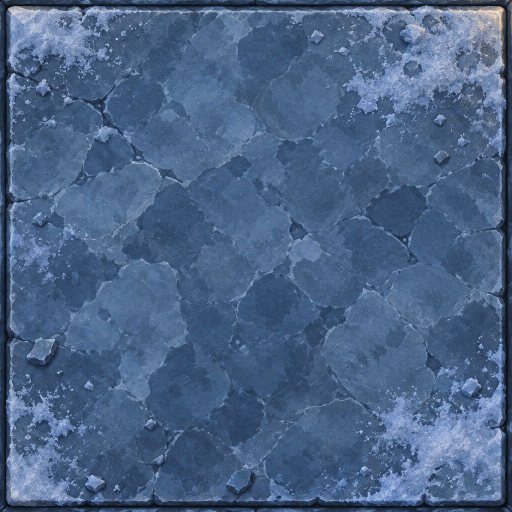
#> input picture build_tools/dungeons/frostspire_src/floor_a_2.jpg, 1024 x 1024 px, given in place of frost_patch.jpg, which was not available (shown at 1/2 size)
$ python build_frostspire_fx.py
#> lines starting #> are read from the running program, lines starting #| are printed output that depends on the picture; after the words box and inside, x2 and y2 are one past the last pixel; in counts of white or black regions, pixels touching at a corner belong together; pictures that were not available may be replaced by others from this repository, and a replacement may not be noted
### build_tools/dungeons/gkit.py
"""Shared helpers for the dungeon art kit builders (Old Granary Cellar first).

Everything here works on float32 numpy images.

* Chroma key: the paintings are made on flat pure green (about RGB 5,250,4).
  Alpha is estimated from the green excess, colour is un-mixed from the green
  (so no green fringe survives), the image is area-downsampled in
  premultiplied space, then alpha is cut to binary 0/255 and RGB is zeroed
  under alpha 0.
* Iso projection: a top-down square texture is mapped onto the 64x32 board
  diamond (top tip = texture corner (0,0), +x runs to the right tip).
"""
from __future__ import annotations

import json
import os

import cv2
import numpy as np
from PIL import Image

GREEN = np.array([5.0, 250.0, 4.0], np.float32)
HERE = os.path.dirname(os.path.abspath(__file__))
REPO = os.path.abspath(os.path.join(HERE, "..", ".."))
# Dungeon id -> its folder of chosen source paintings (next to this file).
DUNGEONS = {"old_granary_cellar": "granary_src", "frostspire_archive": "frostspire_src", "saltmaw_grotto": "saltmaw_src", "drowned_abbey": "abbey_src", "heart_of_the_blight": "blight_src"}
# GKIT_OUT_ROOT redirects every builder's output (used by check_granary_repro.py).
OUT_ROOT = os.environ.get("GKIT_OUT_ROOT") or os.path.join(REPO, "art", "pc", "dungeons")
DUNGEON = "old_granary_cellar"
SRC = os.path.join(HERE, "granary_src")
OUT = os.path.join(OUT_ROOT, DUNGEON)


def use(dungeon: str) -> None:
    """Point SRC/OUT (and so load_rgb, rel and every builder) at one dungeon."""
    global DUNGEON, SRC, OUT
    DUNGEON = dungeon
    SRC = os.path.join(HERE, DUNGEONS[dungeon])
    OUT = os.path.join(OUT_ROOT, dungeon)


# Open-world monster kits (package Z1): sources and output per level zone.
WORLD_ZONES = {"stoneford": "stoneford_src"}
WORLD_OUT_ROOT = os.environ.get("GKIT_WORLD_OUT_ROOT") or os.path.join(REPO, "art", "pc", "world")


# [6 lines left out: function use_world, not called in this run]


def load_rgb(name: str) -> np.ndarray:
    path = name if os.path.isabs(name) else os.path.join(SRC, name)
    return np.asarray(Image.open(path).convert("RGB"), np.float32)


def key_green(rgb: np.ndarray, lo: float = 18.0, hi: float = 200.0) -> np.ndarray:
    """RGB (0..255) on flat green -> premultiplied RGBA float (0..1).

    alpha = 1 at green excess <= lo, 0 at >= hi (excess = g - max(r, b)).
    The foreground colour is un-mixed from the known green and its green is
    clamped to max(r, b) + 12 on any partly-keyed pixel (despill).
    """
    r, g, b = rgb[..., 0], rgb[..., 1], rgb[..., 2]
    ex = g - np.maximum(r, b)
    a = 1.0 - np.clip((ex - lo) / (hi - lo), 0.0, 1.0)
    a = a.astype(np.float32)
    safe = np.maximum(a, 1e-3)[..., None]
    fg = (rgb - (1.0 - a[..., None]) * GREEN) / safe
    fg = np.clip(fg, 0, 255)
    part = a < 0.999
    cap = np.maximum(fg[..., 0], fg[..., 2]) + 12.0
    fg[..., 1] = np.where(part, np.minimum(fg[..., 1], cap), fg[..., 1])
    # Spill on solid pixels right next to the background.
    near = cv2.dilate((a < 0.5).astype(np.uint8), np.ones((5, 5), np.uint8)) > 0
    cap2 = np.maximum(fg[..., 0], fg[..., 2]) + 25.0
    fg[..., 1] = np.where(near, np.minimum(fg[..., 1], cap2), fg[..., 1])
    out = np.zeros(rgb.shape[:2] + (4,), np.float32)
    out[..., :3] = fg / 255.0 * a[..., None]
    out[..., 3] = a
    return out


MAGENTA = np.array([249.0, 3.0, 250.0], np.float32)


def key_magenta(rgb: np.ndarray, lo: float = 18.0, hi: float = 200.0) -> np.ndarray:
    """Like key_green, for paintings on flat magenta (used where the piece itself is green)."""
    r, g, b = rgb[..., 0], rgb[..., 1], rgb[..., 2]
    ex = np.minimum(r, b) - g
    a = 1.0 - np.clip((ex - lo) / (hi - lo), 0.0, 1.0)
    a = a.astype(np.float32)
    safe = np.maximum(a, 1e-3)[..., None]
    fg = np.clip((rgb - (1.0 - a[..., None]) * MAGENTA) / safe, 0, 255)
    near = cv2.dilate((a < 0.5).astype(np.uint8), np.ones((5, 5), np.uint8)) > 0
    near |= a < 0.999
    spill = np.maximum(np.minimum(fg[..., 0], fg[..., 2]) - fg[..., 1] - 10.0, 0.0)
    fg[..., 0] = np.where(near, fg[..., 0] - spill, fg[..., 0])
    fg[..., 2] = np.where(near, fg[..., 2] - spill, fg[..., 2])
    out = np.zeros(rgb.shape[:2] + (4,), np.float32)
    out[..., :3] = fg / 255.0 * a[..., None]
    out[..., 3] = a
    return out


# [12 lines left out: function despill_magenta, not called in this run]


def key_auto(rgb: np.ndarray) -> np.ndarray:
    c = rgb[:8, :8].reshape(-1, 3).mean(0)
    return key_magenta(rgb) if c[0] > 150 and c[2] > 150 and c[1] < 80 else key_green(rgb)


def clean_alpha(prem: np.ndarray, min_island: int = 400, fill_holes: int = 60) -> np.ndarray:
    """Drop small floating islands and fill pin holes (source resolution)."""
    a = (prem[..., 3] > 0.5).astype(np.uint8)
    n, lab, stats, _ = cv2.connectedComponentsWithStats(a, 8)
    keep = np.zeros(n, bool)
    for i in range(1, n):
        keep[i] = stats[i, cv2.CC_STAT_AREA] >= min_island
    mask = keep[lab]
    out = prem.copy()
    out[~mask] = 0
    if fill_holes:
        inv = (~mask).astype(np.uint8)
        n2, lab2, st2, _ = cv2.connectedComponentsWithStats(inv, 4)
        for i in range(1, n2):
            if st2[i, cv2.CC_STAT_AREA] < fill_holes:
                hole = lab2 == i
                blur = cv2.blur(out, (7, 7))
                wa = np.maximum(blur[..., 3:4], 1e-3)
                out[hole] = np.concatenate([blur[..., :3][hole] / wa[hole], np.ones((hole.sum(), 1), np.float32)], 1)
    return out


def crop_bbox(prem: np.ndarray, pad: int = 0):
    ys, xs = np.nonzero(prem[..., 3] > 0.02)
    y0, y1, x0, x1 = ys.min(), ys.max() + 1, xs.min(), xs.max() + 1
    y0, x0 = max(0, y0 - pad), max(0, x0 - pad)
    y1, x1 = min(prem.shape[0], y1 + pad), min(prem.shape[1], x1 + pad)
    return prem[y0:y1, x0:x1], (x0, y0, x1, y1)


def resize_prem(prem: np.ndarray, w: int, h: int) -> np.ndarray:
    interp = cv2.INTER_AREA if w < prem.shape[1] else cv2.INTER_CUBIC
    out = cv2.resize(prem, (int(w), int(h)), interpolation=interp)
    return np.clip(out, 0, 1)


def binarize(prem: np.ndarray, thr: float = 0.5) -> np.ndarray:
    """Premultiplied float -> straight uint8 RGBA with alpha 0/255, RGB 0 under 0."""
    a = prem[..., 3]
    on = a >= thr
    rgb = prem[..., :3] / np.maximum(a, 1e-4)[..., None]
    rgb = np.clip(rgb * 255.0 + 0.5, 0, 255).astype(np.uint8)
    out = np.zeros(prem.shape[:2] + (4,), np.uint8)
    out[..., :3] = np.where(on[..., None], rgb, 0)
    out[..., 3] = np.where(on, 255, 0)
    return out


def save_png(path: str, rgba: np.ndarray) -> None:
    os.makedirs(os.path.dirname(path), exist_ok=True)
    Image.fromarray(rgba).save(path, optimize=True)


def grade(prem: np.ndarray, mul=(1.0, 1.0, 1.0), sat: float = 1.0, gamma: float = 1.0) -> np.ndarray:
    """Colour grade a premultiplied image in straight space."""
    a = prem[..., 3:4]
    rgb = prem[..., :3] / np.maximum(a, 1e-4)
    lum = (rgb * np.array([0.299, 0.587, 0.114], np.float32)).sum(-1, keepdims=True)
    rgb = lum + (rgb - lum) * sat
    rgb = np.clip(rgb, 0, 1) ** gamma
    rgb = rgb * np.array(mul, np.float32)
    return np.concatenate([np.clip(rgb, 0, 1) * a, a], -1)


# ---------------------------------------------------------------- iso tiles

# [33 lines left out: functions diamond_mask, project_square, not called in this run]


def rel(path: str) -> str:
    return os.path.relpath(path, OUT).replace(os.sep, "/")


# [5 lines left out: function write_json, not called in this run]

### build_tools/dungeons/fx_kit.py
"""Shared builders for small effect pieces: one-cell floor hazard decals (the Granary's
toxic pool, the Frostspire frost patch) and projectile / impact sprites cut from a 2x2
sheet. Defaults are the Granary's; its output must stay byte-identical.
"""
import os

import cv2
import numpy as np

import gkit
from board_kit import addglow


def path(rel, two=False):
    d, f = os.path.split(rel)
    return os.path.join(gkit.OUT, d, "_2x", f) if two else os.path.join(gkit.OUT, rel)


def cell_decal(src, rel, grade=None, inset=0.93, lo=0.45, span=0.35, glow_col=(0.5, 1.0, 0.15), gain=(5, 3.2, 1.5, 0.8),
               min_island=40, bright_fn=None):
    """A top-down painting on a key colour -> a 64x32 (128x64 _2x) cell decal plus a 96x56 additive glow.
    Returns (file, glow_file)."""
    rgb = gkit.load_rgb(src)
    prem = gkit.clean_alpha(gkit.key_auto(rgb), min_island=min_island)
    if grade:
        prem = gkit.grade(prem, **grade)
    prem = cv2.resize(prem, (768, 768), interpolation=cv2.INTER_AREA)
    if bright_fn is None:
        lum = rgb.mean(-1) / 255.0
        bright = np.clip((lum - lo) / span, 0, 1).astype(np.float32)
    else:
        bright = bright_fn(rgb / 255.0).astype(np.float32)
    bright = cv2.resize(bright, (768, 768), interpolation=cv2.INTER_AREA) * prem[..., 3]
    grel = rel.replace(".png", "_glow.png")
    for k, two in ((1, False), (2, True)):
        W, H = 64 * k, 32 * k
        ss = 4
        ys, xs = np.mgrid[0:H * ss, 0:W * ss].astype(np.float32) + 0.5
        px = (xs - W * ss / 2) / (W * ss / 2)
        py = ys / (H * ss / 2)
        # Slight inset so the splashes stay inside the cell diamond.
        s = ((px + py) / 2.0 - 0.5) * inset + 0.5
        t = ((py - px) / 2.0 - 0.5) * inset + 0.5
        mx = (np.clip(s, 0, 1) * 767).astype(np.float32)
        my = (np.clip(t, 0, 1) * 767).astype(np.float32)
        big = cv2.remap(prem, mx, my, cv2.INTER_LINEAR, borderMode=cv2.BORDER_CONSTANT, borderValue=0)
        big[(s < 0) | (s > 1) | (t < 0) | (t > 1)] = 0
        im = gkit.binarize(cv2.resize(big, (W, H), interpolation=cv2.INTER_AREA))
        gkit.save_png(path(rel, two), im)
        gb = cv2.remap(bright, mx, my, cv2.INTER_LINEAR, borderMode=cv2.BORDER_CONSTANT, borderValue=0)
        gs = cv2.resize(gb, (W, H), interpolation=cv2.INTER_AREA)
        can = np.zeros((56 * k, 96 * k), np.float32)
        oy = 12 * k
        can[oy:oy + H, 16 * k:16 * k + W] = gs
        g = np.clip(cv2.GaussianBlur(can, (0, 0), gain[0] * k) * gain[1] + cv2.GaussianBlur(can, (0, 0), gain[2] * k) * gain[3], 0, 1)
        gkit.save_png(path(grel, two), addglow(g, glow_col))
    return rel, grel


def projectile_sheet(src, specs, source_rel):
    """Cut sprites from a 2x2 sheet. specs: list of dicts with
    id, quad (qx, qy), size (1x width), kind ('projectile' | 'impact_effect'), star (None | 5),
    note, keep_main (bool), dust_fix (bool: pull leftover key tint to grey-brown), glow_col (or None).
    Returns the manifest entries."""
    rgb = gkit.load_rgb(src)
    prem = gkit.key_auto(rgb)
    H, W = rgb.shape[:2]
    out_entries = []
    for sp in specs:
        pid = sp["id"]
        qx, qy = sp["quad"]
        if sp.get("box"):  # optional explicit source box (x0, y0, x1, y1) px, for items that cross the sheet's half-lines
            bx0, by0, bx1, by1 = sp["box"]
            q = prem[by0:by1, bx0:bx1].copy()
        else:
            q = prem[qy * H // 2:(qy + 1) * H // 2, qx * W // 2:(qx + 1) * W // 2].copy()
        a = (q[..., 3] > 0.5).astype(np.uint8)
        n, lab, st, _ = cv2.connectedComponentsWithStats(a, 8)
        if sp.get("keep_main", True):
            main = 1 + int(np.argmax(st[1:, 4]))
            q[lab != main] = 0
        else:
            q = gkit.clean_alpha(q, min_island=sp.get("min_island", 6), fill_holes=0)
            if sp.get("dust_fix"):
                # Leftover magenta tint in the soft dust: pull those pixels to the dust's grey-brown.
                a3 = np.maximum(q[..., 3:4], 1e-4)
                c = q[..., :3] / a3
                pink = (c[..., 0] > c[..., 1] + 0.02) & (c[..., 2] > c[..., 1] - 0.03)
                lum = c.mean(-1, keepdims=True)
                dust = lum * np.array(sp.get("dust_col", [1.12, 1.0, 0.84]), np.float32)
                c = np.where(pink[..., None], np.clip(dust, 0, 1), c)
                q[..., :3] = c * a3
        star = sp.get("star") == 5
        rel = ("star5/" if star else "") + "board/projectiles/%s.png" % pid
        crop, _ = gkit.crop_bbox(q, pad=6)
        out = {}
        glow_col = sp.get("glow_col")
        gsize = sp.get("glow_size", 40)
        for k, two in ((1, False), (2, True)):
            tw = sp["size"] * k
            th = max(2, int(round(crop.shape[0] * tw / crop.shape[1])))
            im = gkit.binarize(gkit.resize_prem(crop, tw, th))
            m = 2 * k
            can = np.zeros((th + 2 * m, tw + 2 * m, 4), np.uint8)
            can[m:m + th, m:m + tw] = im
            gkit.save_png(path(rel, two), can)
            out[k] = [can.shape[1], can.shape[0]]
            if glow_col:
                gw = max(gsize, can.shape[1] // k + 16) * k if sp.get("glow_fit") else gsize * k
                gh = max(gsize, can.shape[0] // k + 16) * k if sp.get("glow_fit") else gsize * k
                gc = np.zeros((gh, gw), np.float32)
                al = (can[..., 3] > 0).astype(np.float32)
                y0 = (gh - can.shape[0]) // 2
                x0 = (gw - can.shape[1]) // 2
                gc[y0:y0 + can.shape[0], x0:x0 + can.shape[1]] = al
                g = np.clip(cv2.GaussianBlur(gc, (0, 0), 3 * k) * 1.5 + cv2.GaussianBlur(gc, (0, 0), 8 * k) * 1.4, 0, 1)
                gkit.save_png(path(rel.replace(".png", "_glow.png"), two), addglow(g, glow_col))
                out["g%d" % k] = [gw, gh]
        e = {"id": pid, "kind": sp.get("kind", "projectile"), "star": 5 if star else None,
             "file": rel, "file_2x": os.path.dirname(rel) + "/_2x/" + os.path.basename(rel),
             "size": out[1], "size_2x": out[2],
             "anchor": "centred: draw with the image centre on the flight point (projectile) or the hit point (puff)",
             "source": source_rel}
        if sp.get("note_first"):
            e["note"] = sp["note"]
        if glow_col:
            e["glow"] = rel.replace(".png", "_glow.png")
            e["glow_2x"] = os.path.dirname(rel) + "/_2x/" + os.path.basename(rel).replace(".png", "_glow.png")
            e["glow_size"] = out["g1"]
        if not sp.get("note_first"):
            e["note"] = sp["note"]
        out_entries.append(e)
    return out_entries

### build_tools/dungeons/board_kit.py
"""Generic combat-board kit builder (floor tiles, glowing pads, props, floor decals, backdrops).

One `Board` per dungeon; the per-dungeon scripts (build_granary_board.py,
build_frostspire_board.py) only hold the piece list and the numbers. The
defaults here are the Old Granary Cellar's, and the Granary output must stay
byte-identical (check_granary_repro.py).

Board math is board_view.gd / BoardVisualSort: cell centre
cell_to_local(x, y) = ((x - y) * 32, (x + y) * 16), 64x32 diamonds.

* Floor tiles: top-down slab paintings mapped onto the 64x32 diamond
  (and 128x64 for the 2x master). Each slab is cropped on its painted grout
  line, so neighbouring tiles share a full grout line and tile seamlessly.
  Draw like KoliseoArt full-bleed tiles: centred on the cell centre.
* Props: chroma-keyed paintings, image bottom-centre on the south tip of the
  south-most footprint cell (tile.gd `_paint_prop`).
* Decals (drain grate, rune circle): full footprint-diamond canvas, ground layer.
* Glows: additive RGB, binary alpha, black elsewhere.
* Backdrops: the room shell painting, affinely fitted so its painted key-colour
  floor matches the NxN board diamond, with the board diamond cut out (alpha 0)
  and the dark surround keyed out.
"""
import os

import cv2
import numpy as np

import gkit

WARM = (1.0, 0.66, 0.2)


# [6 lines left out: function key_excess, not called in this run]


def keyer(key):
    return gkit.key_magenta if key == "magenta" else gkit.key_green


def addglow(gray, col):
    g8 = np.clip(gray[..., None] * np.array(col, np.float32) * 255 + 0.5, 0, 255).astype(np.uint8)
    on = g8.max(-1) >= 3
    out = np.zeros(gray.shape + (4,), np.uint8)
    out[..., :3] = np.where(on[..., None], g8, 0)
    out[..., 3] = np.where(on, 255, 0)
    return out


# [42 lines left out: functions grout_crop, fit_floor_corners, not called in this run]


class Board:
    # [5 lines left out: function __init__, not called in this run]

    def _path(self, sub, part, name):
        return os.path.join(self.dir, part, sub, name) if sub else os.path.join(self.dir, part, name)

    # ------------------------------------------------------------ tiles
    # [260 lines left out: functions tile, pad_glow, prop, decal, extend_floor, backdrop, not called in this run]

    def write_meta(self, name):
        gkit.write_json(os.path.join(gkit.HERE, name), self.META)

### build_tools/dungeons/build_frostspire_fx.py
"""Frostspire Archive effect pieces: the Book Wraith's projectiles and the star-5 frost patch.

Outputs under art/pc/dungeons/frostspire_archive/:
  board/projectiles/frost_bolt.png (+ _glow), paper_bolt.png, frost_bolt_impact.png (+ _2x)
  star5/board/projectiles/frost_bolt_frozen.png (+ _glow, + _2x)
  star5/board/frost_patch.png (64x32), _2x/ (128x64), frost_patch_glow.png (96x56 add)
The cutting code is shared (fx_kit.py).
"""
import os
import sys

import numpy as np

sys.path.insert(0, os.path.dirname(os.path.abspath(__file__)))
import gkit  # noqa: E402
import fx_kit  # noqa: E402

META = {"decals": [], "glows": [], "projectiles": []}
SRC_REL = "build_tools/dungeons/frostspire_src/frost_projectiles.jpg"
ICE = (0.42, 0.74, 1.0)
CYAN = (0.3, 0.85, 1.0)


def frost_patch():
    def bright(rgb):
        lum = rgb.mean(-1)
        return np.clip((lum - 0.5) / 0.3, 0, 1) * np.clip((rgb[..., 2] - rgb[..., 0] - 0.1) / 0.25, 0, 1)
    fx_kit.cell_decal("frost_patch.jpg", "star5/board/frost_patch.png", grade={"mul": (0.9, 0.94, 1.0), "sat": 0.95},
                      glow_col=CYAN, gain=(5, 2.6, 1.5, 0.7), bright_fn=bright)
    META["decals"].append({
        "id": "frost_patch", "kind": "floor_decal", "star": 5, "blocks": False, "walkable": True,
        "file": "star5/board/frost_patch.png", "file_2x": "star5/board/_2x/frost_patch.png",
        "size": [64, 32], "size_2x": [128, 64], "footprint_size": [1, 1],
        "anchor": "image centre = cell centre (cell_to_local), same as a floor tile; draw on the ground layer over the floor tile",
        "note": "'Rime Patches': left by the Frozen Archivist (his star-5 special) on 2-3 cells around the hero; fade it in over ~0.3 s and out when it expires",
        "source": "build_tools/dungeons/frostspire_src/frost_patch.jpg",
    })
    META["glows"].append({
        "id": "frost_patch_glow", "for": "frost_patch", "blend": "add", "star": 5,
        "file": "star5/board/frost_patch_glow.png", "file_2x": "star5/board/_2x/frost_patch_glow.png",
        "size": [96, 56], "size_2x": [192, 112],
        "anchor": "image centre = cell centre + (0, -4) at 1x (draw at cell_to_local - (48, 32)); pulse modulate 0.6..1.0",
    })


def projectiles():
    fly = ("frost bolt: points along +x; rotate it to the flight direction and fly it straight (no arc) from the release point "
           "to the target at ~420 px/s board scale, with its glow (add) on top; paper_bolt is an alternative look (a frost-edged paper dart)")
    specs = [
        {"id": "frost_bolt", "quad": (0, 0), "size": 30, "glow_col": ICE, "glow_fit": True, "note": fly},
        {"id": "paper_bolt", "quad": (1, 0), "size": 26, "note": fly},
        {"id": "frost_bolt_impact", "quad": (0, 1), "size": 46, "kind": "impact_effect", "keep_main": False, "dust_fix": True,
         "dust_col": [0.92, 1.0, 1.12],
         "note": "one-shot burst: scale 0.6 -> 1.2 and fade alpha 1 -> 0 over ~0.25 s at the target's chest (about 40 px above the cell centre at board scale)"},
        {"id": "frost_bolt_frozen", "quad": (1, 1), "size": 32, "star": 5, "glow_col": CYAN, "glow_fit": True,
         "note": "black-ice bolt for the star-5 Frozen Book Wraith; fly it like frost_bolt, with its glow (add) centred on it"},
    ]
    META["projectiles"].extend(fx_kit.projectile_sheet("frost_projectiles.jpg", specs, SRC_REL))


def build():
    gkit.use("frostspire_archive")
    for v in META.values():
        v.clear()
    frost_patch()
#> in key_auto, `c = rgb[:8, :8].reshape(-1, 3).mean(0)`: c = [36.61, 43.91, 64.11]
#> in key_green, `ex = g - np.maximum(r, b)`:
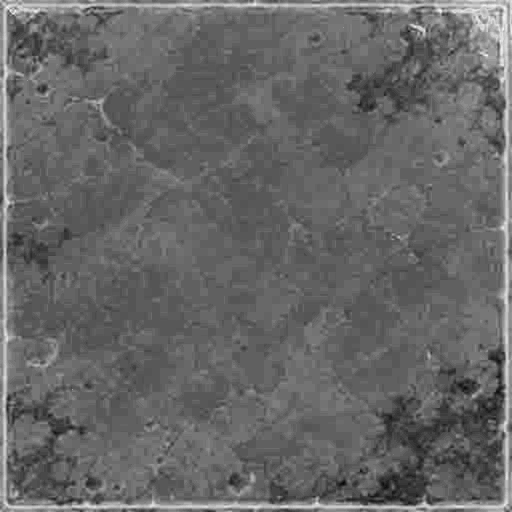
#> ex: shape (1024, 1024) float32 (shown at 1/2 size); min -62, max 4, mean -35.28; drawn with min black and max white
#> in clean_alpha, `n, lab, stats, _ = cv2.connectedComponentsWithStats(a, 8)`: n = 2; stats = [[-1, 2147483647, 0, 0, 0], [0, 0, 1024, 1024, 1048576]]
#> after the loop in clean_alpha, `for i in range(1, n):`: keep = [False, True]
#> in clean_alpha, `n2, lab2, st2, _ = cv2.connectedComponentsWithStats(inv, 4)`: n2 = 1; st2 = [[0, 0, 1024, 1024, 1048576]]
#> after the loop in cell_decal, `for k, two in ((1, False), (2, True)):`:
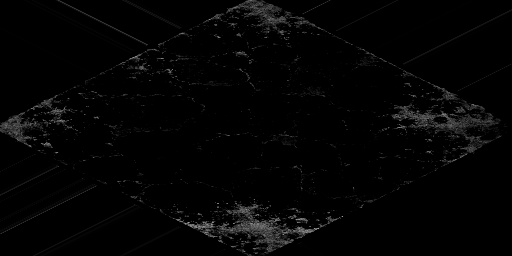
#> gb: shape (256, 512) float32; min 0, max 0.633, mean 0.0157
#> after the loop in cell_decal, `for k, two in ((1, False), (2, True)):`:
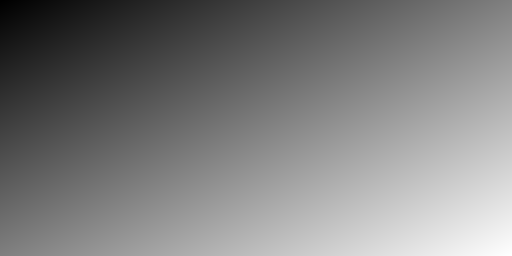
#> s: shape (256, 512) float32; min -0.427, max 1.43, mean 0.5; drawn with min black and max white
#> after the loop in cell_decal, `for k, two in ((1, False), (2, True)):`:
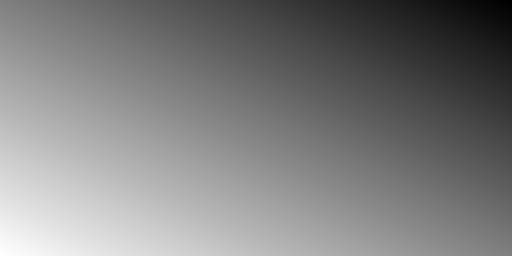
#> t: shape (256, 512) float32; min -0.427, max 1.43, mean 0.5; drawn with min black and max white
    projectiles()
#> call 2 of load_rgb, with name = 'frost_projectiles.jpg'
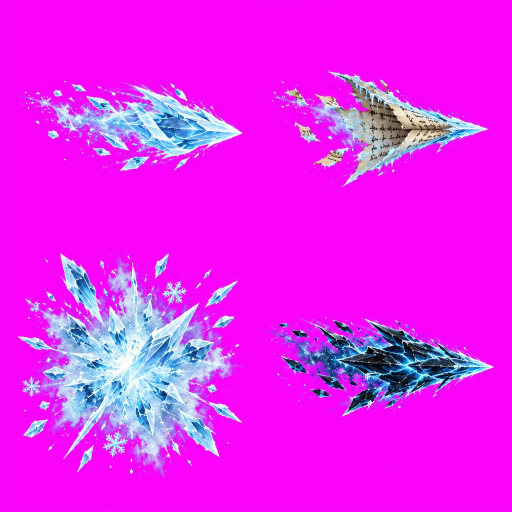
#> input picture build_tools/dungeons/frostspire_src/frost_projectiles.jpg, 1024 x 1024 px (shown at 1/2 size)
#> in key_magenta, `near |= a < 0.999`:
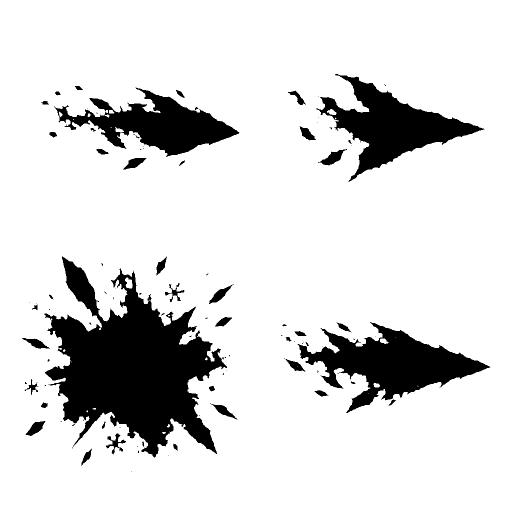
#> near: shape (1024, 1024) bool (shown at 1/2 size); 85.4% white; 96 black regions (52 under 20 px), largest, box (x1, y1, x2, y2) and area: (89, 513, 454, 915) 70764, (595, 644, 981, 826) 27861, (632, 148, 969, 364) 24431
#> in key_magenta, `fg[..., 2] = np.where(near, fg[..., 2] - spill, fg[..., 2])`:
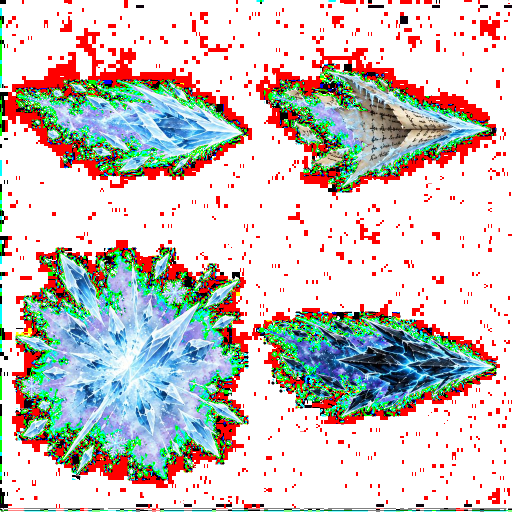
#> fg: shape (1024, 1024, 3) float32 (shown at 1/2 size); mean R, G, B 203.4, 199.5, 195.6
#> the loop in projectile_sheet, `for sp in specs:` made 4 passes
#> (main, y0 in crop_bbox, y1 in crop_bbox, x0 in crop_bbox, x1 in crop_bbox) on passes 1, 2, 4: (4, 164, 324, 66, 490), (1, 137, 379, 102, 470), (2, 120, 327, 30, 481)
#> after the loop in projectile_sheet, `for sp in specs:`: out_entries = 4 items
    return META


if __name__ == "__main__":
    import json
    print(json.dumps({k: [(e["id"], e.get("size")) for e in v] for k, v in build().items()}))
